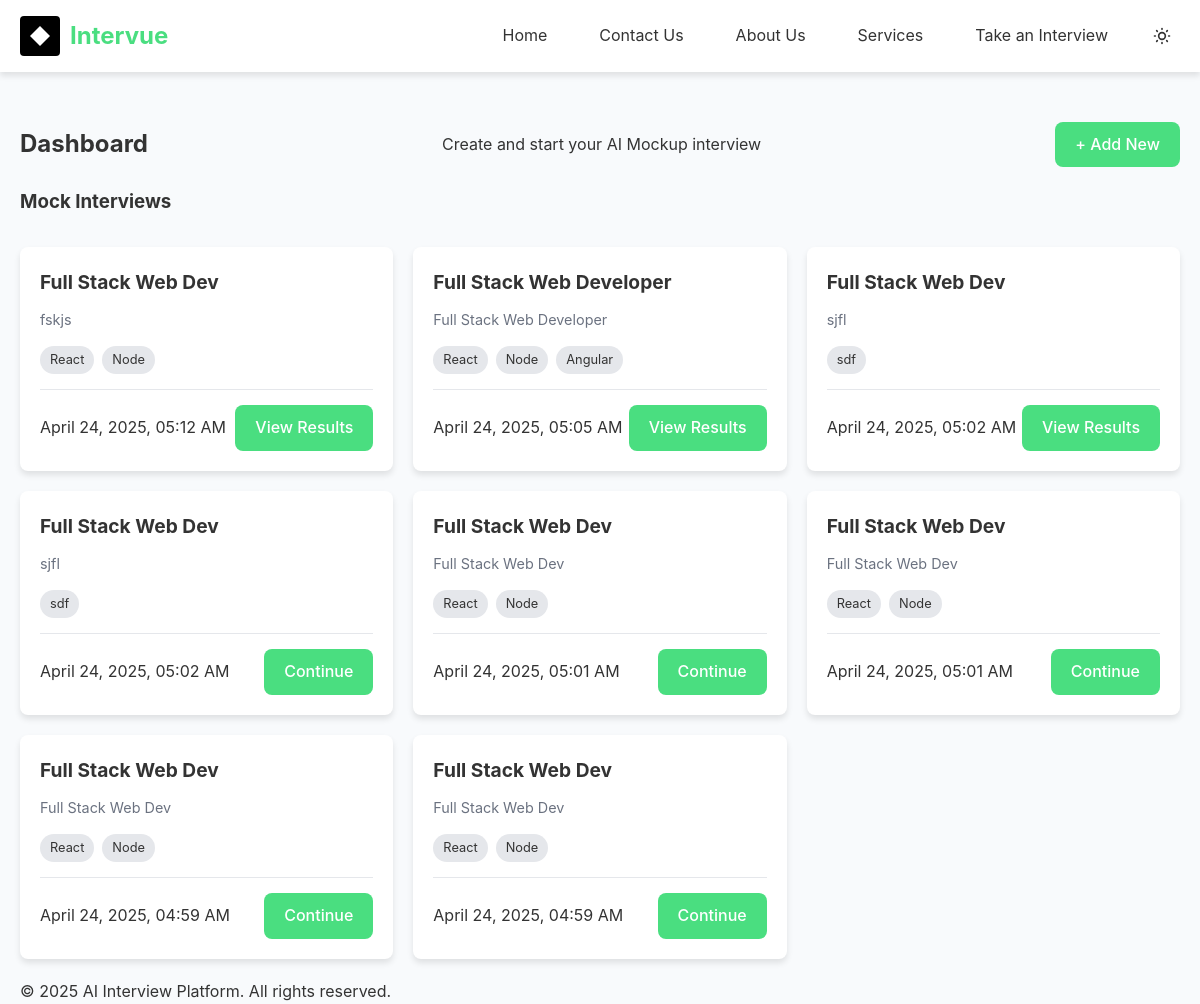
Page /home on the earlier database version.
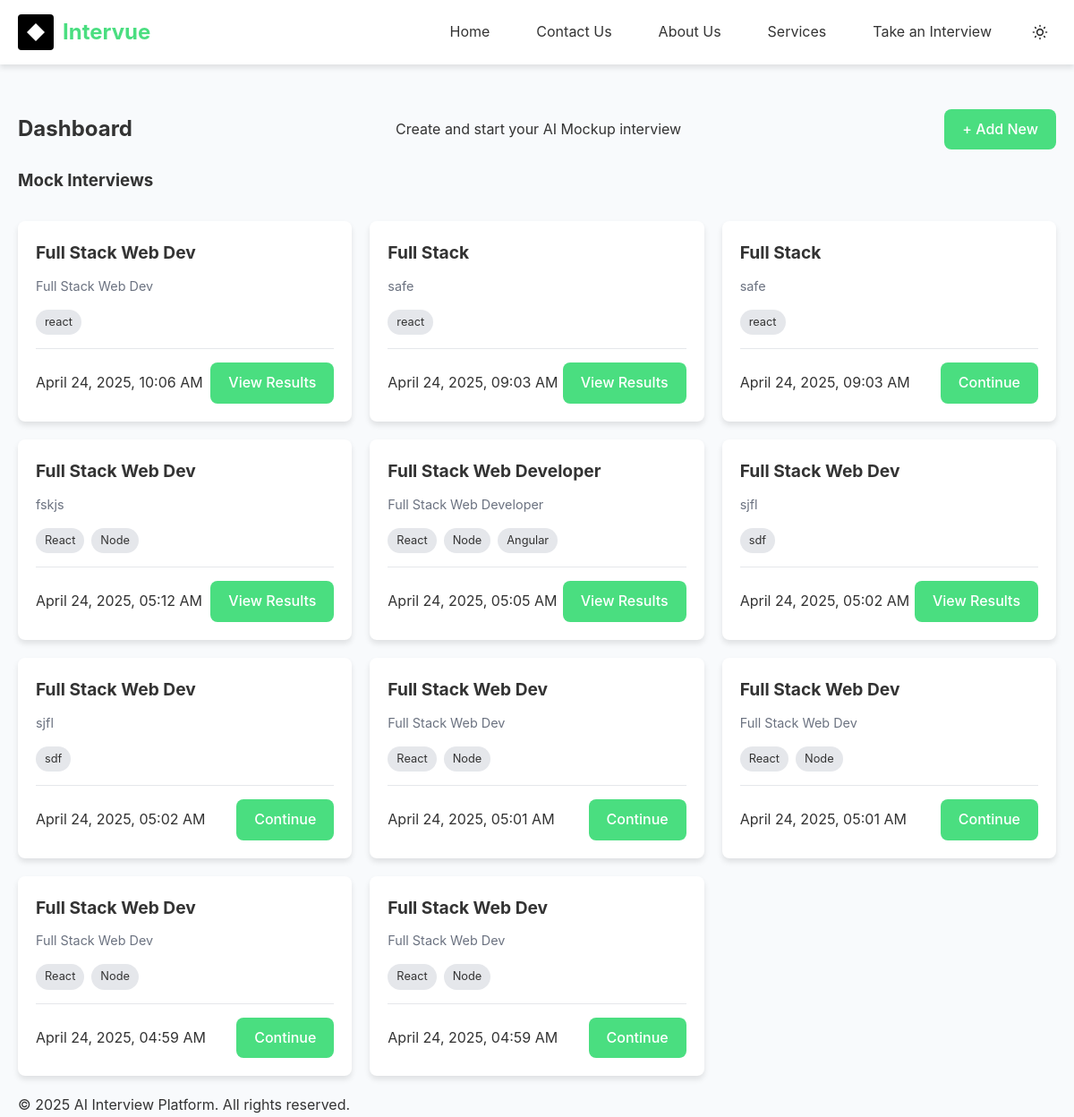
Same page on the later database version.
### database.py (models this page shows)
class Interview(db.Model):
    id = db.Column(db.Integer, primary_key=True)
    job_role = db.Column(db.String(100), nullable=False)
    job_description = db.Column(db.Text, nullable=True)
    years_experience = db.Column(db.String(50), nullable=True)
    tech_stack = db.Column(db.String(200), nullable=True)
    created_at = db.Column(db.DateTime, default=datetime.utcnow)
    questions = db.relationship('Question', backref='interview', lazy=True, cascade='all, delete-orphan')
    overall_score = db.Column(db.Float, nullable=True)

### app.py (the view)
@app.route('/home')
def home():
    interviews = Interview.query.order_by(Interview.created_at.desc()).all()
    return render_template('home.html', interviews=interviews)

### templates/home.html (shortened to what this page needs)
{% extends "layout.html" %}
{% block content %}
<section class="dashboard">
    <div class="dashboard-header">
        <h2>Dashboard</h2>
        <p>Create and start your AI Mockup interview</p>
        <a href="{{ url_for('create') }}" class="btn">+ Add New</a>
    </div>
    <h3>Mock Interviews</h3>
    {% if interviews %}
    <div class="card-grid">
        {% for interview in interviews %}
        <div class="card">
            <h4 class="card-title">{{ interview.job_role }}</h4>
            <p class="card-subtitle">{{ interview.job_description|truncate(100) }}</p>
            <div class="tag-list">
                {% if interview.tech_stack %}
                    {% for tech in interview.tech_stack.split(',') %}
                    <span class="tag">{{ tech.strip() }}</span>
                    {% endfor %}
                {% endif %}
            </div>
            <div class="card-footer">
                <span>{{ interview.created_at.strftime('%B %d, %Y, %I:%M %p') }}</span>
                <div class="card-actions">
                    {% if interview.overall_score %}
                    <a href="{{ url_for('result', interview_id=interview.id) }}" class="btn">View Results</a>
                    {% else %}
                    <a href="{{ url_for('interview', interview_id=interview.id, question_num=1) }}" class="btn">Continue</a>
                    {% endif %}
                </div>
            </div>
        </div>
        {% endfor %}
    </div>
    {% else %}
    <div class="empty-state">
        <p>You haven't created any mock interviews yet.</p>
        <a href="{{ url_for('create') }}" class="btn">Create Your First Interview</a>
    </div>
    {% endif %}
</section>
{% endblock %}

Differences in the rows shown:
added Interview: job_role "Full Stack Web Dev", job_description "Full Stack Web Dev", strip "react", created_at "April 24, 2025, 10:06 AM"
added Interview: job_role "Full Stack", job_description "safe", strip "react", created_at "April 24, 2025, 09:03 AM"
added Interview: job_role "Full Stack", job_description "safe", strip "react", created_at "April 24, 2025, 09:03 AM"
